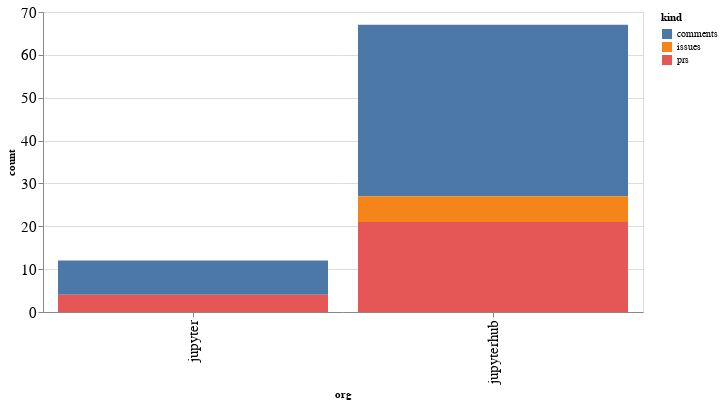

The notebook cell this image was saved under:
### Code cell
alt.Chart(org_summaries, width=600).mark_bar().encode(
    x='org',
    y='count',
    color='kind',
    tooltip="org"
)

### Figure 1 — Vega-Lite specification as saved in the notebook (floating-point values rounded to 4 significant figures)
{"config": {"axisLeft": {"labelFontSize": 15}, "axisBottom": {"labelFontSize": 15}}, "data": {"name": "data-9206a5de7d5098a751ca513642ed8ee5"}, "mark": "bar", "encoding": {"color": {"type": "nominal", "field": "kind"}, "tooltip": {"type": "nominal", "field": "org"}, "x": {"type": "nominal", "field": "org"}, "y": {"type": "quantitative", "field": "count"}}, "width": 600, "$schema": "https://vega.github.io/schema/vega-lite/v4.8.1.json", "datasets": {"data-9206a5de7d5098a751ca513642ed8ee5": [{"org": "jupyter", "kind": "comments", "count": 8}, {"org": "jupyter", "kind": "prs", "count": 4}, {"org": "jupyterhub", "kind": "comments", "count": 40}, {"org": "jupyterhub", "kind": "issues", "count": 6}, {"org": "jupyterhub", "kind": "prs", "count": 21}]}}
